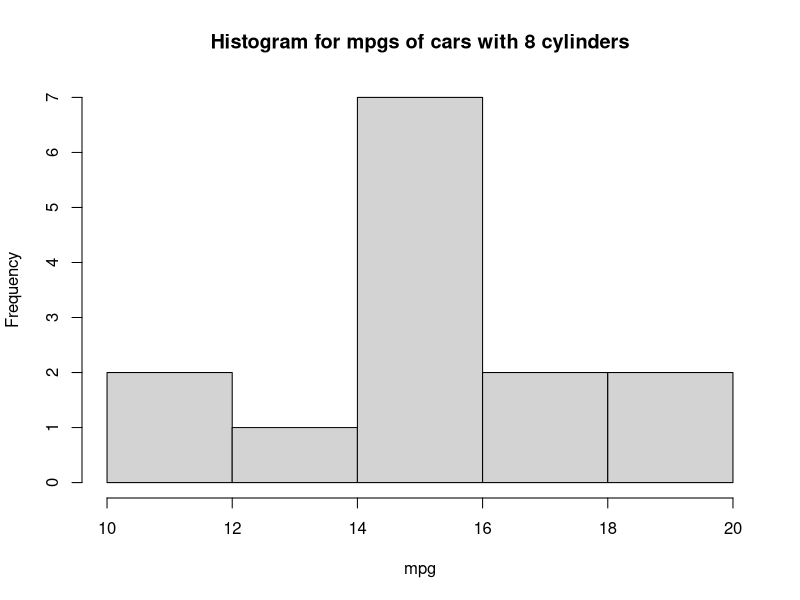
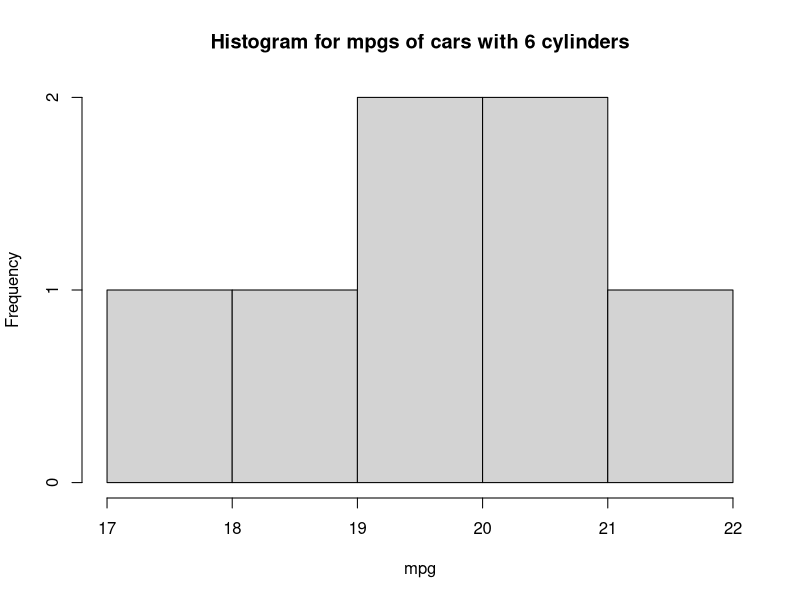
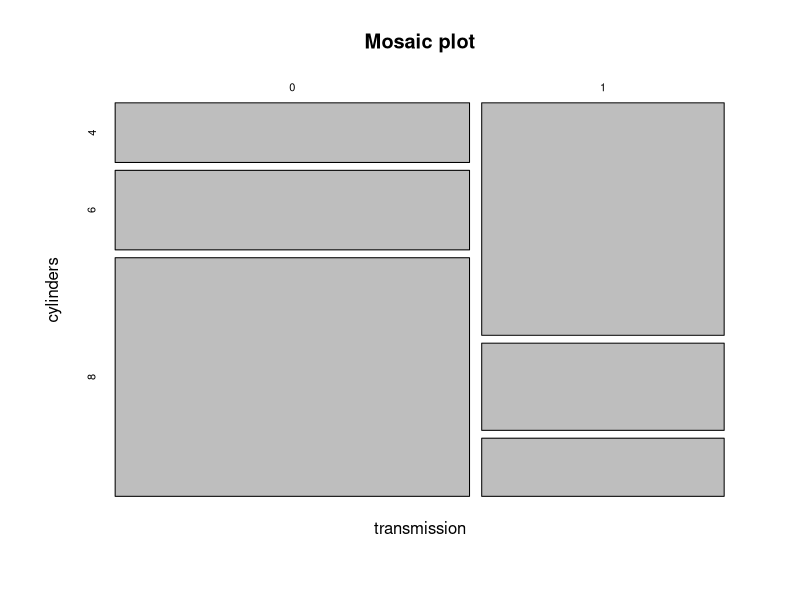

Recreate these plots in R, in order.
## ---- chunk 1
data(mtcars)
mtcars$mpg# column called mpg
mtcars[[1]]# first column
mtcars[1:5, ]# first five rows
mtcars[mtcars$cyl==8, ]# rows with 8 cylinders
## ---- chunk 2
sample(1:6, 10, replace=TRUE)
## ---- chunk 3
hist(mtcars[mtcars$cyl==8, ]$mpg, main='Histogram for mpgs of cars with 8 cylinders', xlab='mpg')
hist(mtcars[mtcars$cyl==6, ]$mpg, main='Histogram for mpgs of cars with 6 cylinders', xlab='mpg')
## ---- chunk 4
mean(mtcars[mtcars$cyl==8, ]$mpg)
mean(mtcars[mtcars$cyl==6, ]$mpg)
median(mtcars[mtcars$cyl==8, ]$mpg)
median(mtcars[mtcars$cyl==6, ]$mpg)
var(mtcars[mtcars$cyl==8, ]$mpg)
sd(mtcars[mtcars$cyl==8, ]$mpg)
summary(mtcars)
## ---- chunk 5
table(mtcars$am, mtcars$cyl)# contingency table or two-way frequency table
mosaicplot(mtcars$am~mtcars$cyl, main='Mosaic plot', xlab='transmission', ylab='cylinders')
